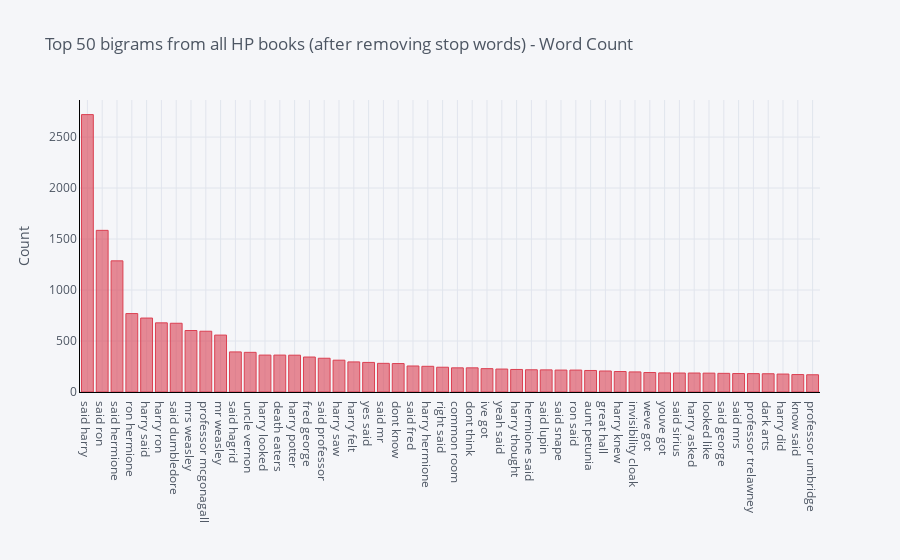

The code cell stored with this chart in its notebook:
### Code cell
all_bigrams = get_top_ngram(hp_texts['Text'], (2,2))[:50]
ab_counts_df = pd.DataFrame(all_bigrams, columns = ['Bigram' , 'count'])
ab_counts_df.groupby('Bigram').sum()['count'].sort_values(ascending=False).iplot(
    color='red', kind='bar', yTitle='Count', linecolor='black', title='Top 50 bigrams from all HP books (after removing stop words) - Word Count')

### Figure 1 — Plotly figure (JSON) as saved in the notebook; plotly's stock layout.template omitted (floating-point values rounded to 4 significant figures)
{"data": [{"marker": {"color": "rgba(219, 64, 82, 0.6)", "line": {"color": "rgba(219, 64, 82, 1.0)", "width": 1}}, "name": "count", "orientation": "v", "text": "", "type": "bar", "x": ["said harry", "said ron", "said hermione", "ron hermione", "harry said", "harry ron", "said dumbledore", "mrs weasley", "professor mcgonagall", "mr weasley", "said hagrid", "uncle vernon", "harry looked", "death eaters", "harry potter", "fred george", "said professor", "harry saw", "harry felt", "yes said", "said mr", "dont know", "said fred", "harry hermione", "right said", "common room", "dont think", "ive got", "yeah said", "harry thought", "hermione said", "said lupin", "said snape", "ron said", "aunt petunia", "great hall", "harry knew", "invisibility cloak", "weve got", "youve got", "said sirius", "harry asked", "looked like", "said george", "said mrs", "professor trelawney", "dark arts", "harry did", "know said", "professor umbridge"], "y": [2720, 1585, 1286, 769, 725, 678, 674, 603, 596, 558, 393, 389, 362, 362, 361, 343, 331, 312, 295, 290, 281, 279, 255, 252, 243, 237, 237, 229, 225, 221, 218, 217, 215, 215, 211, 206, 201, 197, 191, 187, 186, 186, 185, 183, 181, 180, 179, 176, 171, 169]}], "layout": {"legend": {"bgcolor": "#F5F6F9", "font": {"color": "#4D5663"}}, "paper_bgcolor": "#F5F6F9", "plot_bgcolor": "#F5F6F9", "title": {"font": {"color": "#4D5663"}, "text": "Top 50 bigrams from all HP books (after removing stop words) - Word Count"}, "xaxis": {"gridcolor": "#E1E5ED", "linecolor": "black", "showgrid": true, "tickfont": {"color": "#4D5663"}, "title": {"font": {"color": "#4D5663"}, "text": ""}, "zerolinecolor": "#E1E5ED"}, "yaxis": {"gridcolor": "#E1E5ED", "linecolor": "black", "showgrid": true, "tickfont": {"color": "#4D5663"}, "title": {"font": {"color": "#4D5663"}, "text": "Count"}, "zerolinecolor": "#E1E5ED"}}}
